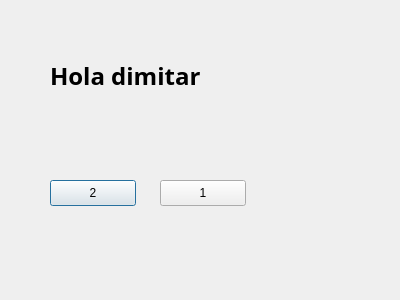
<?xml version="1.0" encoding="UTF-8"?>
<ui version="4.0">
 <class>Calculadora</class>
 <widget class="QDialog" name="Calculadora">
  <property name="geometry">
   <rect>
    <x>0</x>
    <y>0</y>
    <width>400</width>
    <height>300</height>
   </rect>
  </property>
  <property name="windowTitle">
   <string>Dialog</string>
  </property>
  <widget class="QPushButton" name="boton2">
   <property name="geometry">
    <rect>
     <x>50</x>
     <y>180</y>
     <width>86</width>
     <height>26</height>
    </rect>
   </property>
   <property name="text">
    <string>2</string>
   </property>
  </widget>
  <widget class="QPushButton" name="boton1">
   <property name="geometry">
    <rect>
     <x>160</x>
     <y>180</y>
     <width>86</width>
     <height>26</height>
    </rect>
   </property>
   <property name="text">
    <string>1</string>
   </property>
  </widget>
  <widget class="QLabel" name="display">
   <property name="geometry">
    <rect>
     <x>50</x>
     <y>50</y>
     <width>181</width>
     <height>51</height>
    </rect>
   </property>
   <property name="font">
    <font>
     <family>Manjari</family>
     <pointsize>18</pointsize>
     <weight>75</weight>
     <bold>true</bold>
    </font>
   </property>
   <property name="text">
    <string>Hola dimitar </string>
   </property>
  </widget>
 </widget>
 <resources/>
 <connections/>
</ui>
